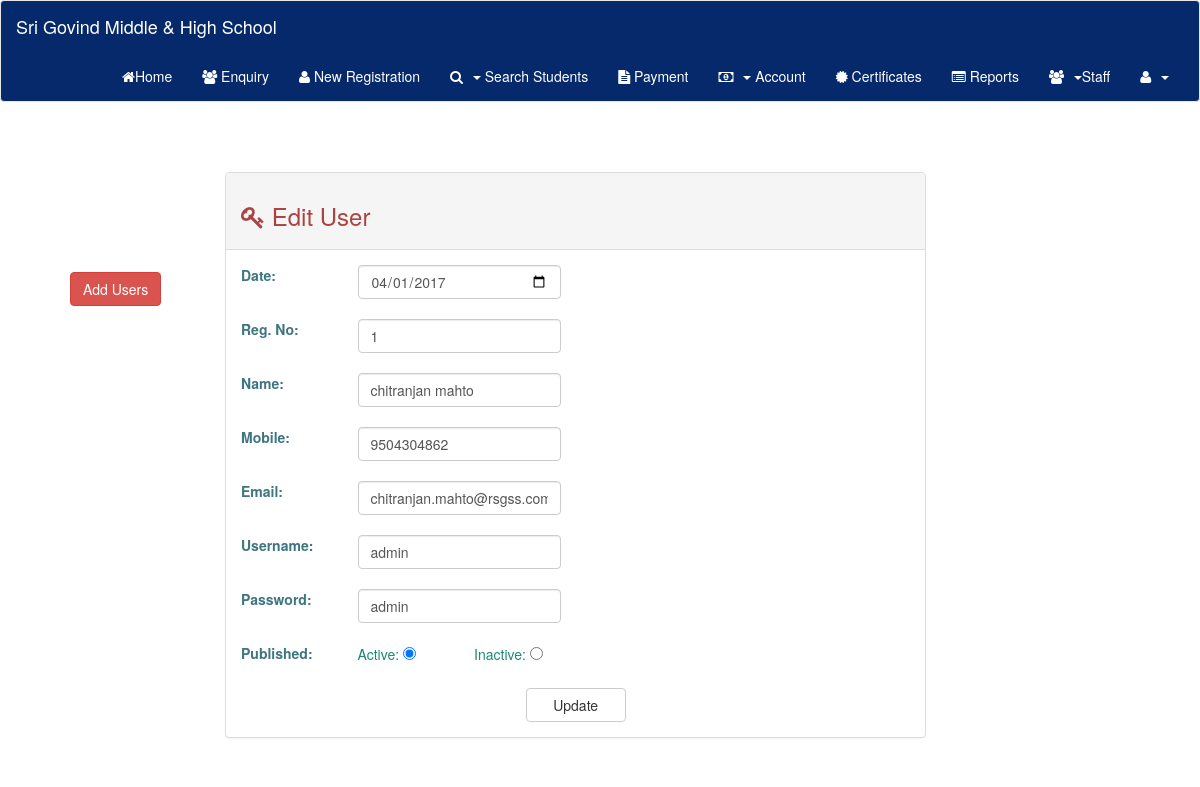
Page /edit_user.php?id=1 (signed in) on the committed database.
### tables this page shows
CREATE TABLE `users` (
  `id` int(11) NOT NULL,
  `username` varchar(255) NOT NULL,
  `password` varchar(255) NOT NULL,
  `role` varchar(255) NOT NULL,
  `name` varchar(255) NOT NULL,
  `mobile` varchar(255) NOT NULL,
  `email` varchar(255) NOT NULL,
  `date` date NOT NULL,
  `published` varchar(255) NOT NULL
);

### edit_user.php (the view, shortened to what this page needs)
<?php
 if(isset($_SESSION['user'])){
	  $id=$_GET['id'];
  }
  else{
    header("Location:index.php");
  }
  include "dbconnection.php";
$sql="select * from users where id='$id'";
$userdata=mysqli_fetch_array(mysqli_query($link,$sql));
?>
<!DOCTYPE html PUBLIC "-//W3C//DTD XHTML 1.0 Transitional//EN" "http://www.w3.org/TR/xhtml1/DTD/xhtml1-transitional.dtd">
<html xmlns="http://www.w3.org/1999/xhtml">
<head>
<link href="bootstrap/css/bootstrap.min.css" rel="stylesheet" />
<link href="bootstrap/font-awesome-4.6.3/css/font-awesome.min.css" rel="stylesheet" />
<link href="bootstrap/css/bootstrap.css" rel="stylesheet" media="screen" />
<link href="bootstrap/css/jquery.datepick.css" rel="stylesheet">
</head>
<body>
<?php include "demoheader.php";?>
   <div class="container">
      <div class="row" style="margin-top: 50px;">
      <div class="col-md-2" style="vertical-align: text-bottom;padding-top: 100px;">
            <ul type="none">
           <li><a href="" class="btn btn-danger">Add Users</a></li>
           </ul>
      </div>
      <div class="col-md-10">
    <div class="row">
        <div class="col-md-9">
      <div class="panel panel-default">
                   <div class="panel-heading"><h3 class="text-danger"><i class="fa fa-key"></i> Edit User</h3></div>
                   <div class="panel-body">
                      <form method="post" action="">
                      <div class="row">
                            <div class="col-md-2"><label>Date:</label></div>
                            <div class="col-md-4"><input type="date" name="date" value="<?php echo $userdata['date']; ?>" class="form-control" required></div>
                       </div>
                       <div class="row">
                        <br>
                            <div class="col-md-2"><label>Reg. No:</label></div>
                            <div class="col-md-4"><input type="text" name="id" value="<?php echo $userdata['id']; ?>" class="form-control" required></div>
                        </div>
                          <div class="row">
                           <br>
                            <div class="col-md-2"><label>Name:</label></div>
                            <div class="col-md-4"><input type="text" name="name" value="<?php echo $userdata['name']; ?>" class="form-control" required></div>
                          </div>
                         <div class="row">
                         <br>
                            <div class="col-md-2"><label>Mobile:</label></div>
                            <div class="col-md-4"><input type="text" name="mobile" value="<?php echo $userdata['mobile']; ?>" class="form-control" required></div>
                         </div>
                         <div class="row">
                         <br>
                            <div class="col-md-2"><label>Email:</label></div>
                            <div class="col-md-4"><input type="email" name="email" value="<?php echo $userdata['email']; ?>" class="form-control" required></div>
                         </div>
                        <div class="row">
                         <br>
                            <div class="col-md-2"><label>Username:</label></div>
                            <div class="col-md-4"><input type="text" name="username" value="<?php echo $userdata['username']; ?>" class="form-control" required></div>
                         </div>
                         <div class="row">
                         <br />
                            <div class="col-md-2"><label>Password:</label></div>
                            <div class="col-md-4"><input type="text" name="password" value="<?php echo $userdata['password']; ?>" class="form-control" required></div>
                         </div>
                       <div class="row">
                            <br>
                            <div class="col-md-2"><label>Published:</label></div>
                            <div class="col-md-2">
                               <span class="text-success">Active:&nbsp;</span><input type="radio" name="published" value="1" <?php if(($userdata['published'])=="1"){ ?> checked <?php } ?>>
                            </div>
                            <div class="col-md-2">
                               <span class="text-success">Inactive:&nbsp;</span><input type="radio" name="published" value="0" <?php if(($userdata['published'])=="0"){ ?> checked <?php } ?>>
                            </div>
                         </div>
                         <div class="row">
                         <br>
                            <div class="col-md-12"><input type="submit" name="submit" class="btn btn-default center-block" value="Update" style="width:100px;" required></div>
                         </div>
                      </form>
                   </div>
               </div>
        </div>
    </div>
      </div>
      <div class="col-md-2"></div>
   </div>
 </div>
</body>
</html>

### rows in the picture
users: date "04/01/2017", id "1", name "chitranjan mahto", mobile "9504304862", email "chitranjan.mahto@rsgss.com", username "admin", password "admin", published "☑"
